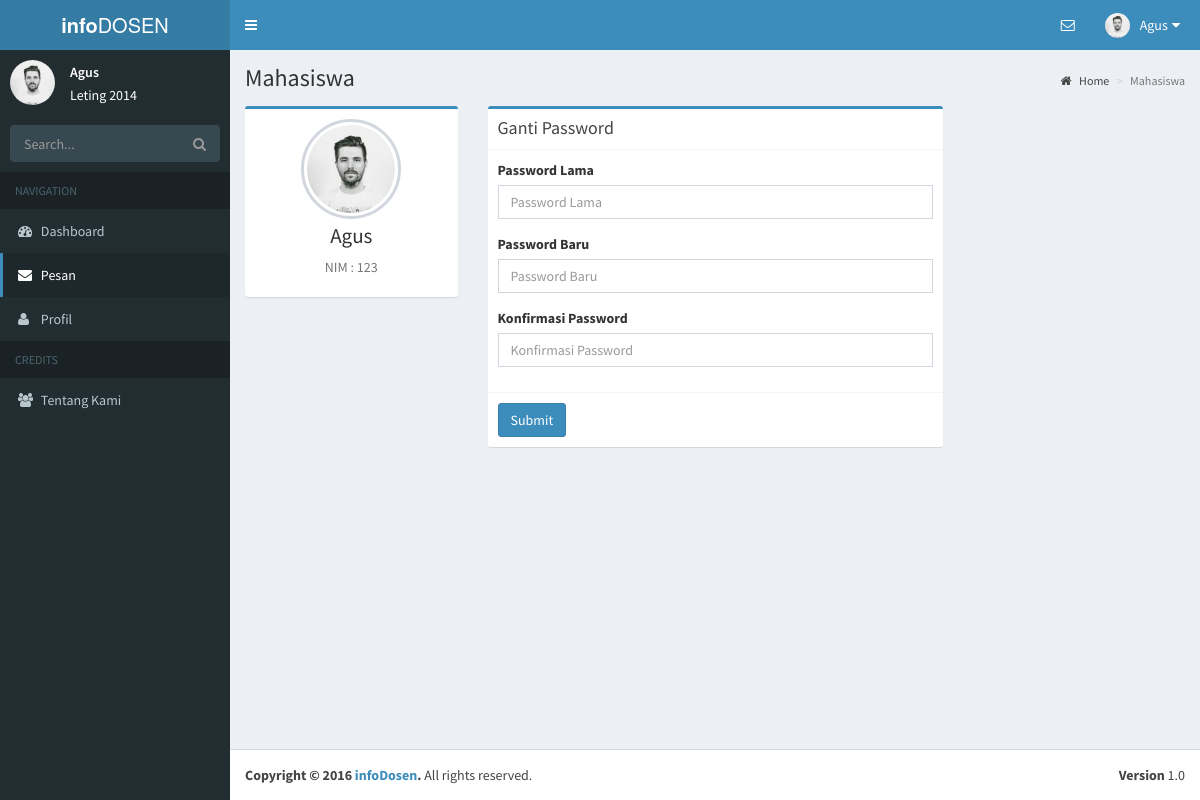
Page /mahasiswa/gantipassword.php (signed in) on the committed database.
### tables this page shows
CREATE TABLE `mahasiswa` (
  `nim` varchar(20) NOT NULL,
  `password` varchar(30) NOT NULL,
  `nama` varchar(50) NOT NULL,
  `nohp` varchar(255) NOT NULL,
  `jeniskelamin` varchar(255) NOT NULL,
  `jurusan` varchar(255) NOT NULL,
  `email` varchar(255) NOT NULL,
  `tanggallahir` date NOT NULL,
  `foto` varchar(255) NOT NULL,
  `deskripsi` text NOT NULL,
  `statusmhs` varchar(255) NOT NULL
);

### session.php (called while the page is built, shortened)
<?php
if(!isset($_SESSION['user'])||!isset($_SESSION['level'])){
	header('Location: login.php');
}
else{
	$connection = mysql_connect("localhost", "root", "");
	$userCheck = $_SESSION['user'];
	if($_SESSION['level']=="mahasiswa"){
		$ses_sql=mysql_query("select * from mahasiswa where nim='$userCheck'", $connection);
	}
	else if ($_SESSION['level']=="dosen") {
		$ses_sql=mysql_query("select * from dosen where nip='$userCheck'", $connection);
	}
	$userOnSession = mysql_fetch_assoc($ses_sql);
}
?>

### mahasiswa/gantipassword.php (the view, shortened to what this page needs)
<?php
include "../session.php";
$user=$userOnSession;
?>
<!DOCTYPE html>
<html>
<head>
  <link rel="stylesheet" href="../bootstrap/css/bootstrap.min.css">
  <link rel="stylesheet" href="../dist/css/font-awesome.min.css">
  <link rel="stylesheet" href="https://cdnjs.cloudflare.com/ajax/libs/ionicons/2.0.1/css/ionicons.min.css">
  <link rel="stylesheet" href="../dist/css/style.css">
  <link rel="stylesheet" href="../dist/css/AdminLTE.min.css">
  <link rel="stylesheet" href="../dist/css/skins/_all-skins.min.css">
  <link rel="stylesheet" href="../plugins/iCheck/flat/blue.css">
  <link rel="stylesheet" href="../plugins/morris/morris.css">
  <link rel="stylesheet" href="../plugins/jvectormap/jquery-jvectormap-1.2.2.css">
  <link rel="stylesheet" href="../plugins/datepicker/datepicker3.css">
  <link rel="stylesheet" href="../plugins/daterangepicker/daterangepicker-bs3.css">
  <link rel="stylesheet" href="../plugins/bootstrap-wysihtml5/bootstrap3-wysihtml5.min.css">
  <link rel="stylesheet" href="../plugins/iCheck/flat/blue.css">
</head>
<?php
  if(isset($_GET['sukses'])){
    echo '<body class="hold-transition skin-blue sidebar-mini" onload="sukses()">';
  }
  else if(isset($_GET['gagal'])){
    echo '<body class="hold-transition skin-blue sidebar-mini" onload="gagal()">';
  }
  else{
    echo '<body class="hold-transition skin-blue sidebar-mini">';
  }
?>
<div class="wrapper">
  <header class="main-header">
    <a href="index.php" class="logo">
      <span class="logo-lg"><b>info</b>DOSEN</span>
    </a>
    <nav class="navbar navbar-static-top">
      <a href="#" class="sidebar-toggle" data-toggle="offcanvas" role="button">
      </a>
      <div class="navbar-custom-menu">
        <ul class="nav navbar-nav">
          <li class="dropdown messages-menu">
            <a href="#" class="dropdown-toggle" data-toggle="dropdown">
              <i class="fa fa-envelope-o"></i>
            </a>
          </li>
          <li class="dropdown user user-menu">
            <a href="#" class="dropdown-toggle" data-toggle="dropdown">
              <img src="../assets/images/<?php echo $user['foto'] ?>" class="user-image" alt="User Image">
              <span class="hidden-xs"><?php echo $user['nama'];?></span>
              <i class="fa fa-sort-down pull-right"></i>
            </a>
          </li>
        </ul>
      </div>
    </nav>
  </header>
  <aside class="main-sidebar">
    <section class="sidebar">
      <div class="user-panel">
        <div class="pull-left image">
          <img src="../assets/images/<?php echo $user['foto'] ?>" class="img-circle" alt="User Image">
        </div>
        <div class="pull-left info">
          <p><?php echo $user['nama'];?></p>
          <?php echo $user['deskripsi'];?>
        </div>
      </div>
      <form action="cari.php" method="get" class="sidebar-form">
        <div class="input-group">
          <input type="text" name="dosen" class="form-control" placeholder="Search...">
              <span class="input-group-btn">
                <button type="submit" id="search-btn" class="btn btn-flat"><i class="fa fa-search"></i>
                </button>
              </span>
        </div>
      </form>
      <ul class="sidebar-menu">
        <li class="header">NAVIGATION</li>
        <li class="treeview">
          <a href="index.php">
            <i class="fa fa-dashboard"></i>
            <span>Dashboard</span>
          </a>
        </li>
        <li class="active treeview">
          <a href="mailbox.php">
            <i class="fa fa-envelope"></i>
            <span>Pesan</span>
          </a>
        </li>
        <li class="treeview">
          <a href="profil.php">
            <i class="fa fa-user"></i>
            <span>Profil</span>
          </a>
        </li>
        <li class="header">CREDITS</li>
        <li><a href="aboutus.php"><i class="fa fa-users"></i> <span>Tentang Kami</span></a></li>
      </ul>
    </section>
  </aside>
  <div class="content-wrapper">
    <section class="content-header">
      <h1>
        Mahasiswa
      </h1>
      <ol class="breadcrumb">
        <li><a href="#"><i class="fa fa-home"></i> Home</a></li>
        <li class="active">Mahasiswa</li>
      </ol>
    </section>
    <section class="content">
      <div class="row">
        <div class="col-md-3">
          <div class="box box-primary">
            <div class="box-body box-profile">
              <img class="profile-user-img img-responsive img-circle" src="../assets/images/<?php echo $user['foto'] ?>" alt="User profile picture">
              <h3 class="profile-username text-center"><?php echo $user['nama'] ?></h3>
              <p class="text-muted text-center">NIM : <?php echo $user['nim'] ?>
            </div>
          </div>
      </div>
        <div class="col-md-6">
          <div class="box box-primary">
            <div class="box-header with-border">
              <h3 class="box-title">Ganti Password</h3>
            </div>
            <form method="post" action="gantipassword.php" role="form">
              <div class="box-body">
                <div class="form-group">
                  <label for="exampleInputNamaMhs">Password Lama</label>
                  <input name="passwordlama" type="password" class="form-control" id="exampleInputMhs" placeholder="Password Lama" required>
                </div>
                <div class="form-group">
                  <label for="exampleInputNamaMhs">Password Baru</label>
                  <input name="passwordbaru" type="password" class="form-control" id="exampleInputMhs" placeholder="Password Baru" required>
                </div>
                <div class="form-group">
                  <label for="exampleInputNamaMhs">Konfirmasi Password</label>
                  <input name="konfirmasipassword" type="password" class="form-control" id="exampleInputMhs" placeholder="Konfirmasi Password" required>
                </div>
              </div>
              <div class="box-footer">
                <button type="submit" name="submit" class="btn btn-primary">Submit</button>
              </div>
            </form>
          </div>
        </div>
      </div>
    </section>
  </div>
  <footer class="main-footer">
    <div class="pull-right hidden-xs">
      <b>Version</b> 1.0
    </div>
    <strong>Copyright &copy; 2016 <a href="#">infoDosen</a>.</strong> All rights reserved.
  </footer>
</div>
</body>
</html>

### rows in the picture
mahasiswa: foto (picture), nama "Agus", deskripsi "Leting 2014", nim "123"
